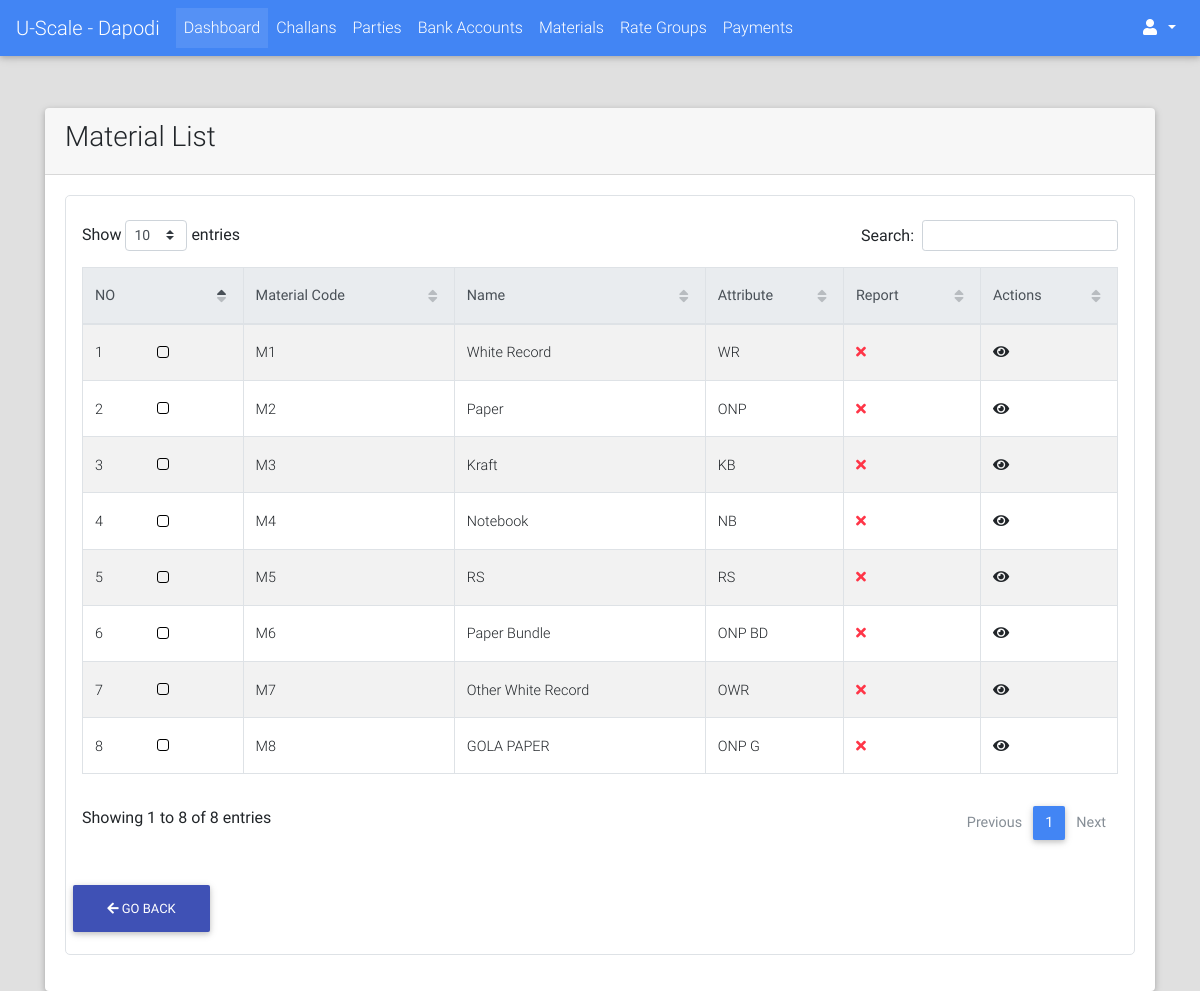
/materials/list/ (signed in), run on an earlier commit of the app's database.
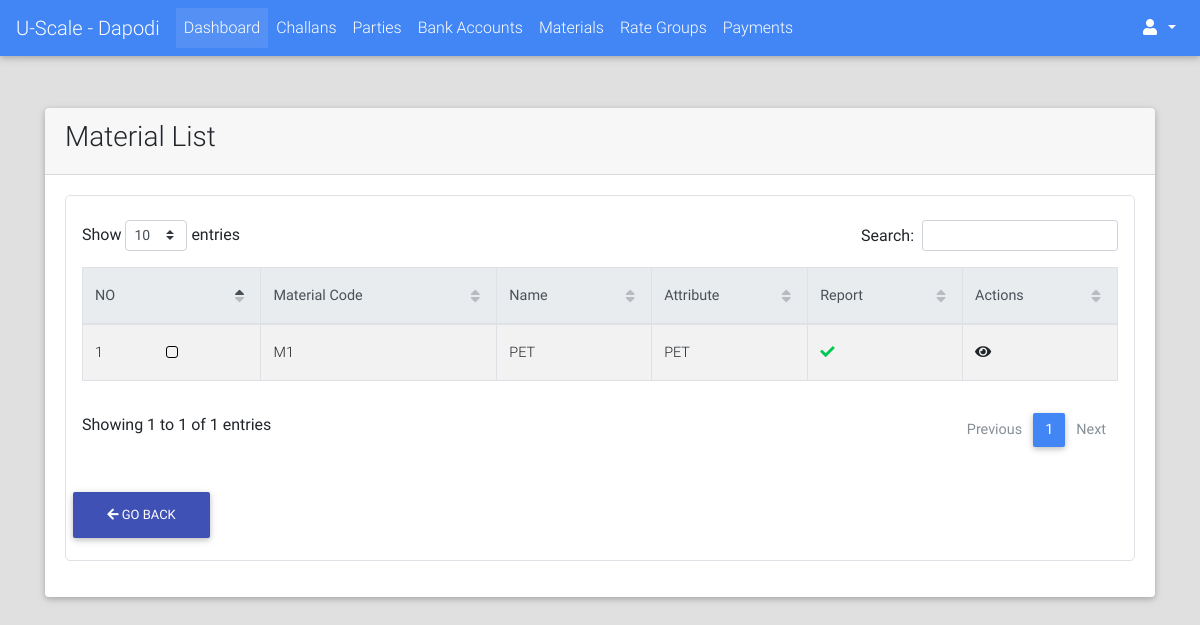
And on a later commit of the database.
### materials/models.py (models this page shows, shortened)
class Material(models.Model):
    name = models.CharField(max_length=64)
    attribute = models.CharField(max_length=6, blank=True)
    material_code = models.CharField(max_length=12)
    extra_info = models.TextField(blank=True)
    has_report = models.BooleanField(default=False)
    is_active = models.BooleanField(default=True)
    @property
    def get_absolute_url(self):
        return reverse_lazy("materials:detail", kwargs={"material_code": self.material_code})

### materials/views.py (the view)
class MaterialListView(LoginRequiredMixin, ListView):
    model = Material
    context_object_name = "materials"
    template_name = "materials/list.html"
    def get_queryset(self):
        qs = super().get_queryset()
        return qs.filter(is_active=True)

### portal/templates/materials/list.html (shortened to what this page needs)
{% extends "portal/base.html" %}
{% load crispy_forms_tags %}
{% load static %}
{% block custom_links %}
    <link href="{% static "css/addons/datatables.min.css" %}" rel="stylesheet">
    <link href="{% static "css/addons/datatables-select.min.css" %}" rel="stylesheet">
{% endblock %}
{% block content %}
    <br><br>
    <div class="container">
        <div class="card">
            <div class="card-header">
                <div class="m-auto">
                    <h3 class=>Material List</h3>
                </div>
            </div>
            <div class="card-body">
                 <div class="table p-3 border" style="border-radius: 5px">
                    <table id="dt-basic-checkbox" class="table table-striped table-bordered" cellspacing="0" width="100%">
                         <thead class="thead-light">
                            <th class="th-sm">NO</th>
                            <th class="th-sm">Material Code</th>
                            <th class="th-sm">Name</th>
                            <th class="th-sm">Attribute</th>
                            <th class="th-sm">Report</th>
                            <th class="th-sm">Actions</th>
                         </thead>
                         <tbody>
                             {% if materials %}
                                 {% for material in materials %}
                                     <tr>
                                        <td>{{ forloop.counter }}</td>
                                         <td><a href="{{ material.get_absolute_url }}">{{ material.material_code }}</a></td>
                                        <td>{{ material.name }}</td>
                                        <td>{{ material.attribute }}</td>
                                        <td>
                                            {% if material.has_report %}
                                                <i class="fa fa-check text-success"></i>
                                            {% else %}
                                                <i class="fa fa-times text-danger"></i>
                                            {% endif %}
                                        </td>
                                        <td><a href="{{ material.get_absolute_url }}"><i class="fa fa-eye"></i></a></td>
                                     </tr>
                                 {% endfor %}
                             {% else %}
                                 <span class="text-black-50 font-weight-bold">No Parties Found</span>
                             {% endif %}
                         </tbody>
                    </table>
                    {% include "portal/goback_btn.html" %}
                 </div>
            </div>
        </div>
    </div>
{% endblock %}

What changed in the data, as far as the page shows it:
removed Material: material_code "M2", name "Paper", attribute "ONP", has_report False (drawn)
removed Material: material_code "M3", name "Kraft", attribute "KB", has_report False (drawn)
removed Material: material_code "M4", name "Notebook", attribute "NB", has_report False (drawn)
removed Material: material_code "M5", name "RS", attribute "RS", has_report False (drawn)
removed Material: material_code "M6", name "Paper Bundle", attribute "ONP BD", has_report False (drawn)
removed Material: material_code "M7", name "Other White Record", attribute "OWR", has_report False (drawn)
removed Material: material_code "M8", name "GOLA PAPER", attribute "ONP G", has_report False (drawn)
changed Material: name "White Record" → "PET"; attribute "WR" → "PET"; has_report False → True (drawn)
Also different on the page:
text written by a page script: "Show entries Search: Showing 1 to 8 of 8 entries Previous 1 Next" → "Show entries Search: Showing 1 to 1 of 1 entries Previous 1 Next"
